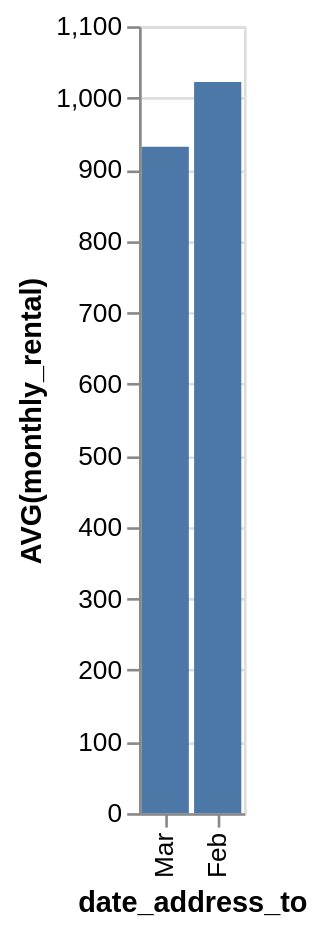

This figure's Vega-Lite source:
### Vega-Lite specification from a JSON file in a GitHub repository (floating-point values rounded to 4 significant figures)
{"data": {"values": [{"x_data": "Feb", "y_data": 1022}, {"x_data": "Mar", "y_data": 931.7}]}, "mark": "bar", "encoding": {"x": {"field": "x_data", "type": "nominal", "title": "date_address_to", "sort": {"op": "sum", "field": "y_data", "order": "ascending"}}, "y": {"field": "y_data", "type": "quantitative", "title": "AVG(monthly_rental)"}}}
